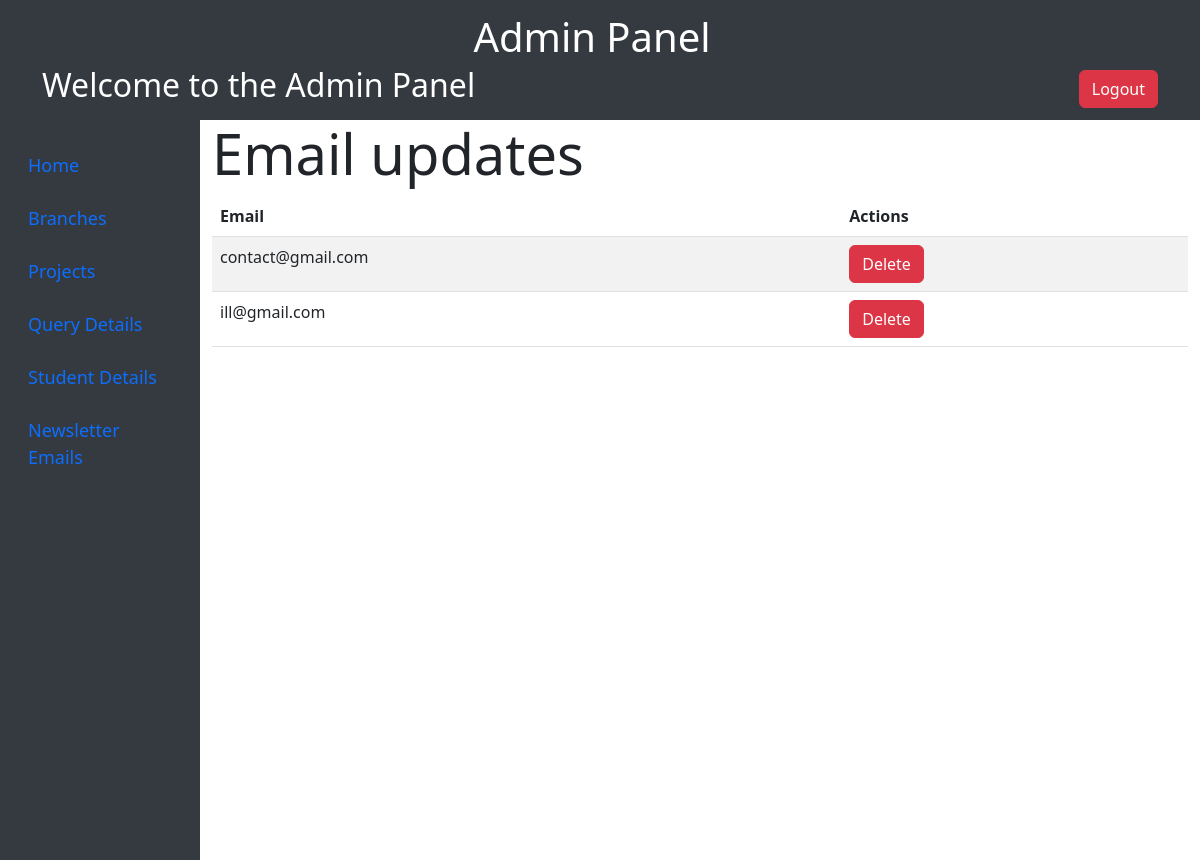
The app's page /dashboard/amail, older data.
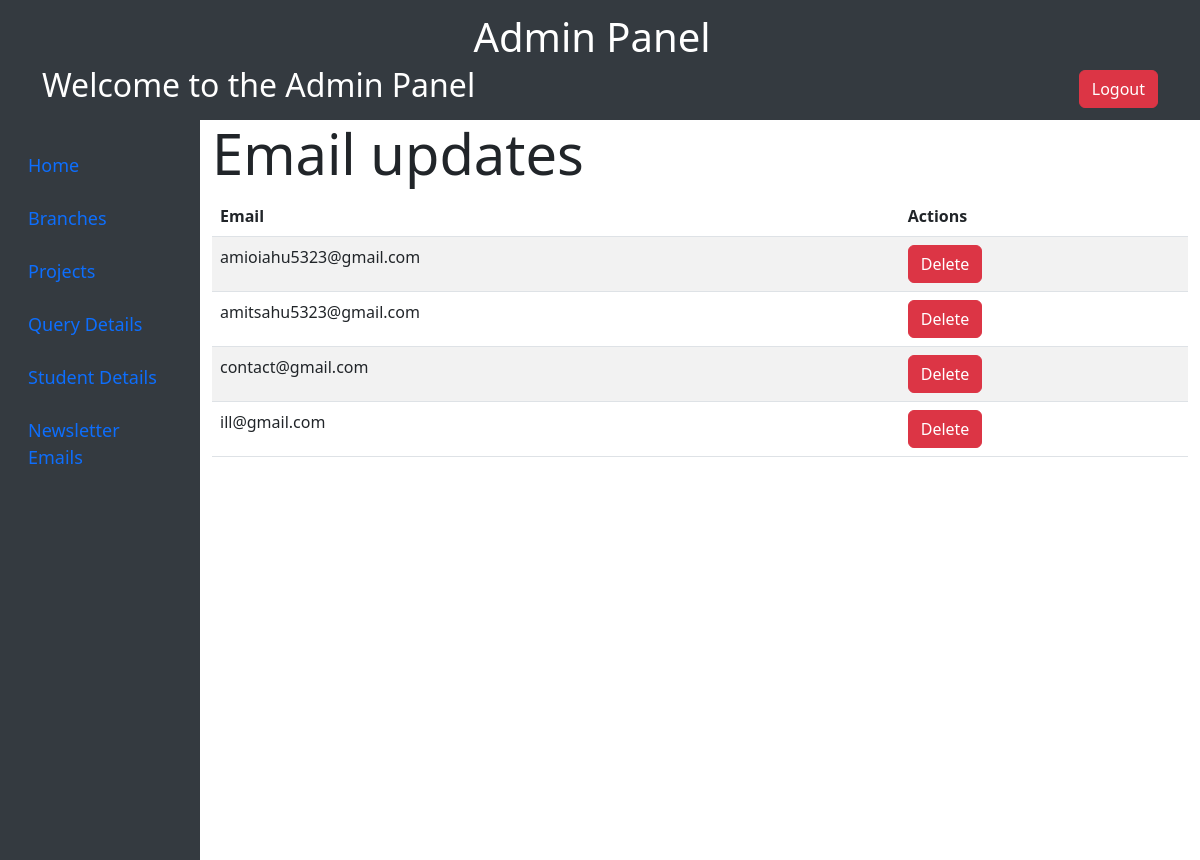
The same page, newer data.
### form/models.py (models this page shows, shortened)
class updates(models.Model):
    email=models.EmailField(max_length=25)

### innovation/views.py (the view)
# urls.py: path('dashboard/amail',views.aemail_updates, name='email_dash'),
def aemail_updates(request):
    item=updates.objects.all().order_by('-id')
    if request.method == 'POST':
        email=request.POST.get('email')
    return render(request, 'a_emailupdates.html',{'data': item})

### templates/a_emailupdates.html
{% extends "adminbase.html" %}
{% block adminpage %}
    <div class="row">
        <div class="col">
            <h1 class="display-4">Email updates</h1>
            <table class="table table-striped">
                <thead>
                    <tr>
                        <th>Email</th>
                        <th>Actions</th>
                    </tr>
                </thead>
                <tbody>
                    {% for i in data %}
                        <tr>
                            <td>{{ i.email }}</td>
                            <td>
                                <a href="/dashboard/edel/{{ i.id }}" class="btn btn-danger">Delete</a>
                            </td>
                        </tr>
                    {% endfor %}
                </tbody>
            </table>
        </div>
    </div>
{% endblock adminpage %}

### templates/adminbase.html (shortened to what this page needs)
<!DOCTYPE html>
<html lang="en">
<head>
    <link href="https://cdn.jsdelivr.net/npm/bootstrap@5.2.3/dist/css/bootstrap.min.css" rel="stylesheet">
</head>
<body>
    <nav class="navbar navbar-dark">
        <div class="container text-center justify-content-center">
            <a class="navbar-brand" href="/dashboard">
                <h1 class="mb-0">Admin Panel</h1>
            </a>
        </div>
        <div class="container">
            <h2>Welcome to the Admin Panel</h2>
            <form action="{% url 'admin_logout' %}" method="post">
                <button type="submit" class="btn btn-danger">Logout</button>
            </form>
        </div>
    </nav>
    <div class="container-fluid">
        <div class="row" style="height: 92.4vh;">
            <div class="col-2 sidebar d-flex flex-column">
                <ul class="nav flex-column mt-4">
                    <li class="nav-item">
                        <a href="/dashboard" class="nav-link">
                            Home
                        </a>
                    </li>
                    <li class="nav-item">
                        <a href="/dashboard/branch" class="nav-link">
                            Branches
                        </a>
                    </li>
                    <li class="nav-item">
                        <a href="/dashboard/mcheck" class="nav-link">
                            Projects
                        </a>
                    </li>
                    <li class="nav-item">
                        <a href="/dashboard/mform" class="nav-link">
                            Query Details
                        </a>
                    </li>
                    <li class="nav-item">
                        <a href="/dashboard/auser" class="nav-link">
                            Student Details
                        </a>
                    </li>
                    <li class="nav-item">
                        <a href="/dashboard/amail" class="nav-link">
                            Newsletter Emails
                        </a>
                    </li>
                </ul>
            </div>
            <div class="col-10">
                {% block adminpage %}
                {% endblock adminpage %}
            </div>
        </div>
    </div>
</body>
</html>

### templates/adminbase.html (style rules this page uses)
.sidebar { background: #343a40; color: #fff; height: 100%; }
.nav-item { margin-bottom: 10px; }
.nav-link { font-size: 18px; }
.navbar { background: #343a40; color: #fff; }

Row changes from the older to the newer data that the page shows:
added updates: email "amioiahu5323@gmail.com"
added updates: email "amitsahu5323@gmail.com"
